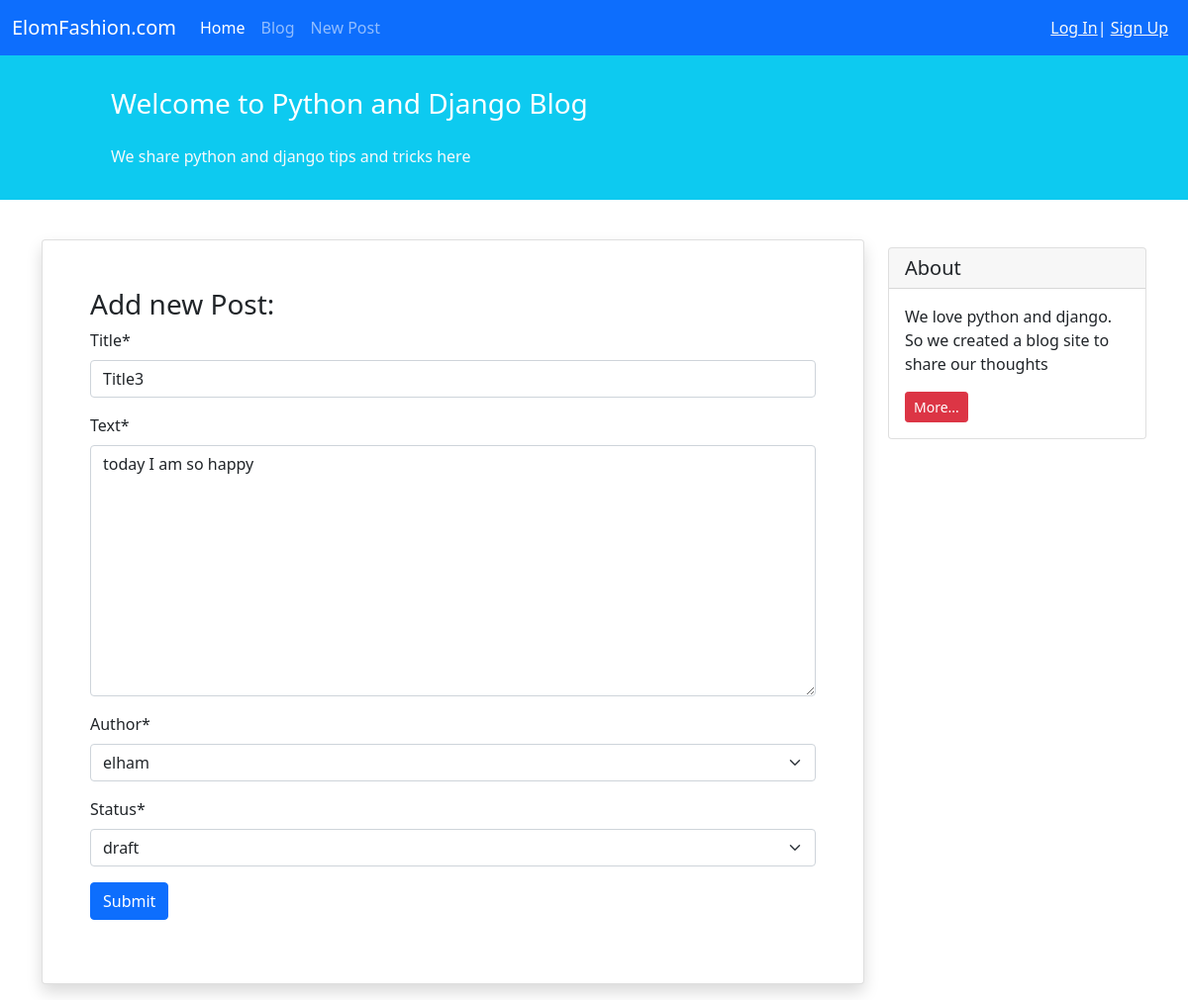
/blog/3/update/, run on the app's committed database.
### blogs/models.py (models this page shows, shortened)
class Post(models.Model):
    STATUS_CHOICES = (
        ('pub', 'published'),
        ('drf', 'draft')
    )
    title = models.CharField(max_length=100)
    text = models.TextField()
    author = models.ForeignKey('auth.User', on_delete=models.CASCADE)
    datetime_created = models.DateTimeField(auto_now_add=True)
    datatime_modified = models.DateTimeField(auto_now=True)
    status = models.CharField(choices=STATUS_CHOICES, max_length=3)

### blogs/views.py (the view)
# urls.py: path('<int:pk>/update/', views.PostUpdateView.as_view(), name ='post_update'),
class PostUpdateView(generic.UpdateView):
    form_class = PostForm
    model = Post
    template_name = 'blogs/post_create.html'

### blogs/forms.py
class PostForm(forms.ModelForm):
    class Meta:
        model = Post
        fields =['title' ,'text','author','status']

### blogs/templates/blogs/post_create.html (shortened to what this page needs)
{% extends '_base.html'%}
{% load crispy_forms_tags %}
{% block content %}
    <div class="container mt-4">
        <div class="row">
            <div class="col-9">
                <div class="card shadow my-3 p-5">
                    <h3>Add new Post:</h3>
                    <form method="POST">
                        {{ form|crispy }}
                        <button type="submit" class="btn btn-primary">Submit</button>
                    </form>
                </div>
            </div>
            <div class="col-3">
                <div class="card my-4">
                    <h5 class="card-header">About</h5>
                    <div class="card-body">
                        <p class="card-text">We love python and django. So we created a blog site to share our
                            thoughts</p>
                        <a href="#"
                           class="btn btn-sm btn-danger">
                            More...
                        </a>
                    </div>
                </div>
        </div>
        </div>
    </div>
{% endblock content %}

### data on the page
Post: title "Title3", text "today I am so happy", author "elham", status "draft"
